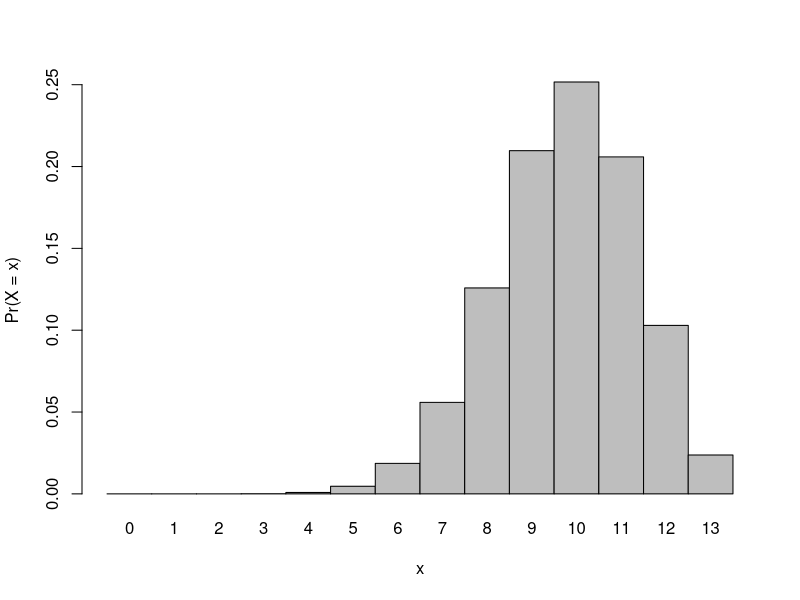
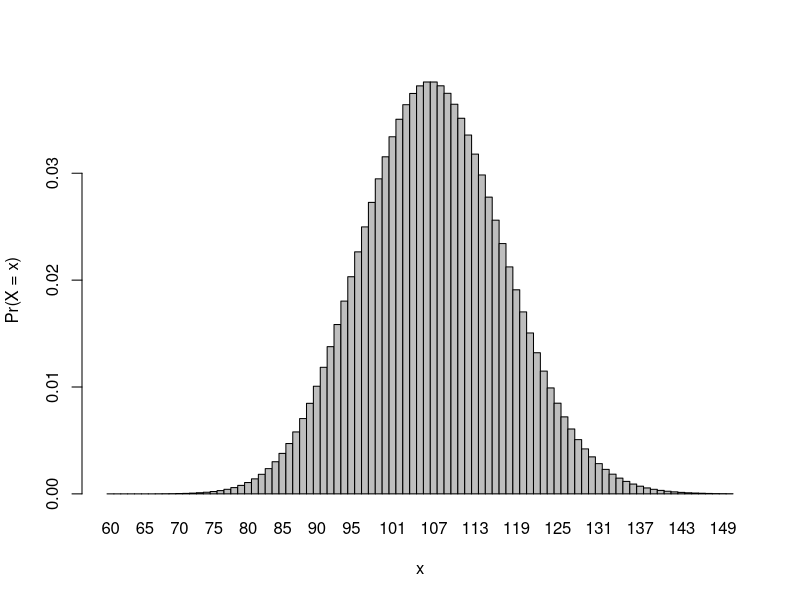
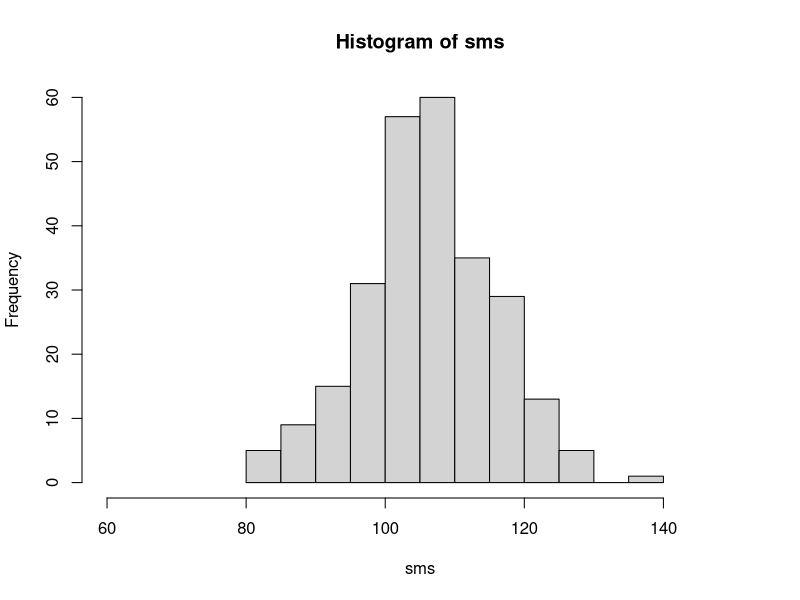
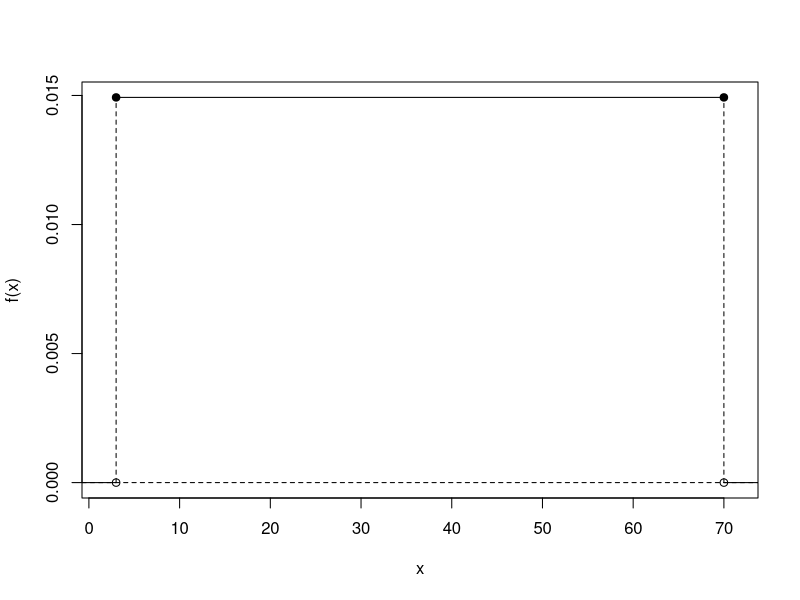
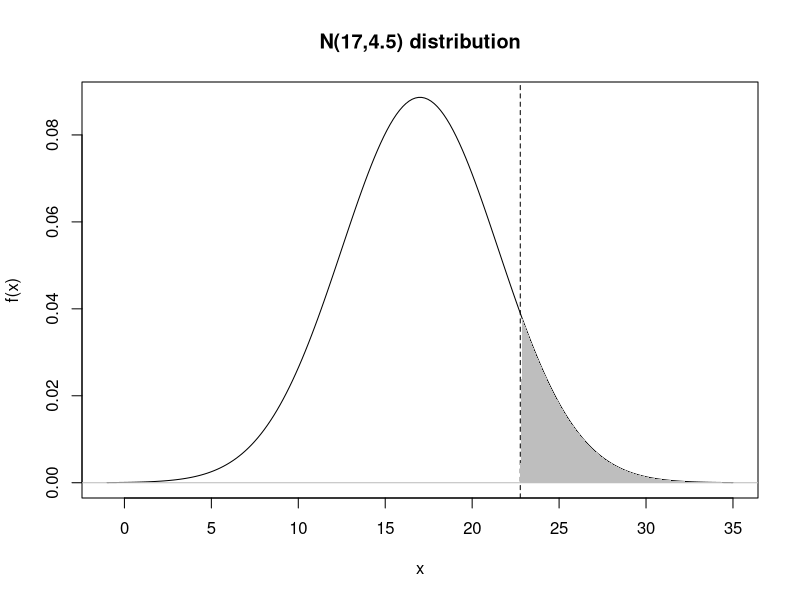
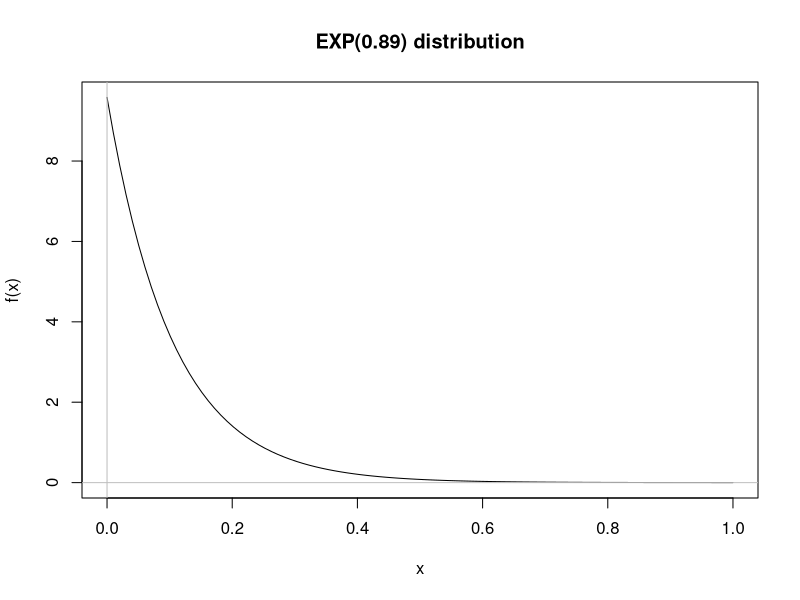
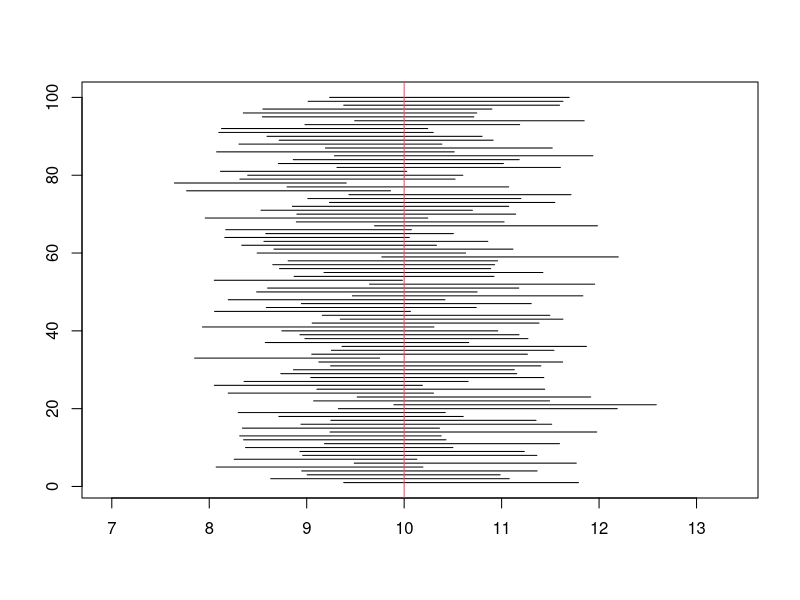
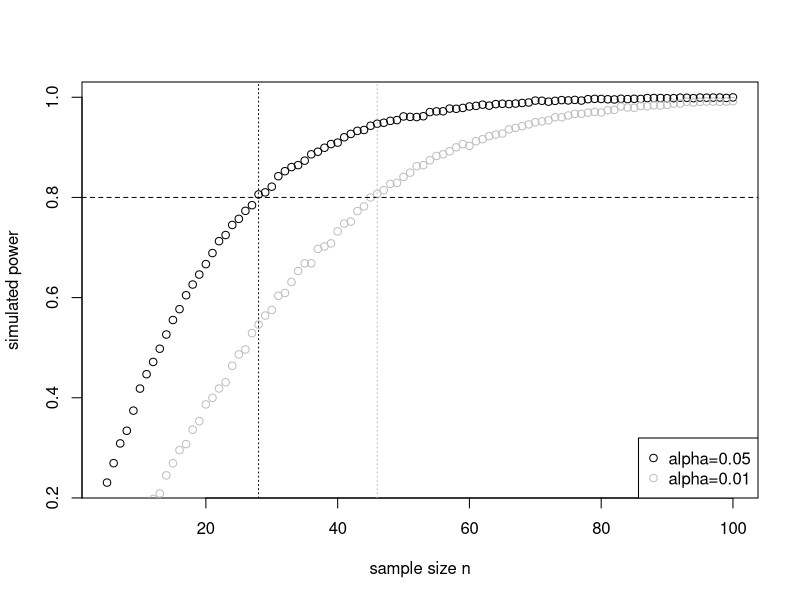

Generate these figures, in order, with R:
## ---- chunk 1
## Chapter 16 Exercise 16.1

# Question a
# 13 viewing platform, Probability = 75/100 or 0.75
Bdis<- dbinom(x=0:13,size=13,prob=0.75)
barplot(Bdis,names.arg=0:13,space=0,xlab="x",ylab="Pr(X = x)")
# Question b
#Probality to see birds at all times is Binomial dist
Bdis2<- dbinom(x=13,size=13,prob=0.75)
Bdis2
#Question c
#Probability of more than 9 is Pr(X>9), q = 9
1-pbinom(q=9,size=13,prob=0.75)
#Question d
# Probality of 8>=P<=11
# cumulative probality of d-function
sum(dbinom(x=8:11,size=13,prob=0.75))
# probalility using p-function q
pbinom(q=11,size=13,prob=0.75)-pbinom(q=7,size=13,prob=0.75)
#Question e
#Probality of cumulatively seeing less than 9
pbinom(q=8, size=13,prob=0.75)
#Question f
#Probability of 10 random visits
Visits <- rbinom(n= 10,size=13,prob=0.75)
Visits
#Question g
MnP <- 13*0.75
MnP
stndD <- sqrt(MnP*0.25)
stndD


## Exercise 16.2 

#Question a
1-ppois(q=100,lambda=107)
#Question b
dpois(x=0,lambda=107)
#Question c
#plotting 60<=x<=150
barplot(dpois(x=60:150,lambda=107),names.arg=60:150,space=0,xlab="x",ylab="Pr(X = x)")
#Question d
sms <- rpois(n=260,lambda=107)
hist(sms,xlim=c(60,150))

## Exercise 16.3
#min tree height 3, and max tree height 70
Treeh1 <- 3
Treeh2 <- 70
# Question a
punif(q=5.5,min=Treeh1,max=Treeh2)
#Question b
qunif(p=1-0.15,min=Treeh1,max=Treeh2)
#Question c
#mean of tree heights
mTree <- (Treeh1+Treeh2)/2 
mTree
# standard deviation
stdTrees <- sqrt((Treeh2-Treeh1)^2/12) 
stdTrees
#Question d
punif(mTree+0.5*stdTrees,Treeh1,Treeh2) - punif(mTree-0.5*stdTrees,Treeh1,Treeh2)
#Question e
dens <- dunif(mTree,Treeh1,Treeh2)
dens
plot(c(Treeh1,Treeh2),rep(dens,2),type="o",pch=19,xlim=c(Treeh1-1,Treeh2+1),ylim=c(0,dens),ylab="f(x)",xlab="x")
abline(h=0,lty=2)
segments(c(Treeh1-5,Treeh2+5,Treeh1,Treeh2),rep(0,4),rep(c(Treeh1,Treeh2),2),rep(c(0,dens),each=2),lty=rep(1:2,each=2))
points(c(Treeh1,Treeh2),c(0,0))
#Question f
simTreeh1 <- runif(n=10,min=Treeh1,max=Treeh2)
simTreeh1
quan1 <- quantile(x=simTreeh1,prob=1-0.15)
quan1
simTreeh2 <- runif(n=1000,min=Treeh1,max=Treeh2)
quan2 <- quantile(x=simTreeh2,prob=1-0.15)
quan2     
# In all, both estimates seem to be centered on the 'true' value from (b), but those based on simulation Tree1 (the smaller sample set) are more variable.

## Exercise 16.4
#Question a
m <- 17
stdv <- 4.5
# i
1-pnorm(20,m,stdv)
# ii
pnorm(10,m,stdv)-pnorm(5,m,stdv)
# iii
slw10 <- qnorm(1-0.1,m,stdv)
slw10
# iv
xvals <- seq(m-4*stdv,m+4*stdv,length=200)
f <- dnorm(xvals,m,stdv)
xsub <- xvals[xvals>=slw10]
fsub <- f[xvals>=slw10]
plot(xvals,f,type="l",main="N(17,4.5) distribution",xlab="x",ylab="f(x)")
abline(h=0,col="gray")
abline(v=slw10,lty=2)
polygon(rbind(c(slw10,0),cbind(xsub,fsub),c(max(xvals),0)),border=NA,col="gray")
# v
rnorm(10,m,stdv)
# Question b
m <- 10
stdv <- sqrt(2)
# i
pnorm(11,m,stdv)-pnorm(9.5,m,stdv)
# ii
standValue9.5 <- (9.5-m)/stdv
standValue9.5
standValue11 <- (11-m)/stdv
standValue11
pnorm(standValue11)-pnorm(standValue9.5)
# iii
shortest2.5 <- qnorm(0.025,m,stdv)
shortest2.5
# iv
(shortest2.5-m)/stdv

## Exercise 16.5 
#Question a
# i
lambda.d <- 3500/365.25
lambda.d
# ii
xvals <- seq(0,1,length=100)
plot(xvals,dexp(xvals,lambda.d),type="l",xlab="x",ylab="f(x)",main="EXP(0.89) distribution")
abline(h=0,col="gray")
abline(v=0,col="gray")
# iii
pexp(q=0.5/24,rate=lambda.d)
# iv
qexp(p=1-0.1,rate=lambda.d)*24
# Question b
# i
pexp(q=5,1/11)
# ii
pexp(q=6,1/9)
# iii
1-pexp(q=15,1/11)
1-pexp(q=15,1/9)
## ---- chunk 2
stndM <- 41.1
#Question a
StndE <- 11.3/sqrt(6)
StndE
# Question b
pnorm(55,mean=stndM,sd=StndE)-pnorm(45,mean=stndM,sd=StndE)
#Question c
pnorm(32.5,stndM,StndE)
#Question d
SurveyTeens<- 140*0.35
SurveyTeens
SamplingD<-140*(1-0.35) 
SamplingD
# Both are greater than 5 so, meaning using the normal distribution to represent the sampling distribution of the sample proportion works fine.
#Question e
1-pnorm(0.4,mean=0.35,sd=sqrt(0.35*0.65/140))
#Question f
qnorm(0.9,0.35,sqrt(0.35*0.65/140))
# Upper limit - tail above this value has probability 0.1
qnorm(0.1,0.35,sqrt(0.35*0.65/140)) 
# Lower limit - tail below this value has probability 0.1. Together, these two limits therefore mark of a central area under the curve of exactly 0.8.
#Question g
# Even though raw data are not normal, sample size is large (n>30 by rule-of-thumb). Standard deviation estimated from sample, so sampling distribution for the mean should be a t-distribution with 63-1=62 df.
stdE <- 34.51/sqrt(63)
stdE
#Question h
# i
1-pt((40-37.8)/stdE,df=62)
# ii
pt((30-37.8)/stdE,df=62)
# iii
pt((40-37.8)/stdE,df=62)-0.5

## Exercise 17.2

sprintM <- 14.22
stdD <- 2.9

# Question a
#90% confidence Interval 0.95
sprintM+c(-1,1)*qnorm(0.95)*stdD/sqrt(34)

# Question b
sprintM+c(-1,1)*qt(0.95,df=33)*stdD/sqrt(34) 

# Question c
Lhand <- 37/400
Lhand
Lhand+c(-1,1)*qnorm(0.995)*sqrt(Lhand*(1-Lhand)/400) 

# Question d
Lhand <- (37+11)/400
Lhand
Lhand+c(-1,1)*qnorm(0.995)*sqrt(Lhand*(1-Lhand)/400) 

# Question e
CImat <- matrix(NA,nrow=5000,ncol=3)
Size <- 300
lambda.e <- 0.1
M <- 1/lambda.e
for(i in 1:5000){
  samples <- rexp(Size,rate=lambda.e)
  sampleci <- mean(samples)+c(-1,1)*qt(0.975,Size-1)*sd(samples)/sqrt(Size)
  CImat[i,1:2] <- sampleci
  CImat[i,3] <- M>=sampleci[1] && M<=sampleci[2]
}
mean(CImat[,3])
# Question f
plot(CImat[1,1:2],c(1,1),xlim=range(CImat[,1:2]),ylim=c(1,100),type="l",xlab="",ylab="")
for(i in 2:100){
  lines(CImat[i,1:2],c(i,i))
}
abline(v=M,col=2)
## ---- chunk 3

#Question a
# H0: mu = 3.5; HA: mu != 3.5 (two-sided test)
Hstat <- (3.97-3.5)/(2.21/sqrt(73))
Hstat
pt(-Hstat,df=72)+(1-pt(Hstat,df=72))
# p-value is around 0.073, this is > than alpha=0.05, therefore insufficient evidence to reject the null hypothesis. There is no evidence that the true mean cat weight is different to 3.5.
# Question b
# H0: mu = 4.3; HA: mu > 4.3 (one-sided test)
data("quakes")
Result<- t.test(quakes$mag,mu=4.3,alternative="greater",conf.level=0.99)
Result
# p-value very small; strong evidence to reject the null. There is evidence to suggest that the true mean magnitude is greater than 4.3.
#Question c
MQ<-mean(quakes$mag)+c(-1,1)*qt(0.995,df=999)*sd(quakes$mag)/sqrt(1000)
MQ

## Exercise 18.2 
# Question a
library("MASS")
?anorexia
Resul<- t.test(anorexia[,3],anorexia[,2],alternative="greater",paired=TRUE)
Resul
# From the followng p-value ~0.0023. Less than 0.05; some evidence to reject H0. No evidence to suggest that the mean post-weight is greater than the mean pre-weight.
# Question b
# conducting three seperate hypothesis
H1 <- t.test(anorexia[anorexia$Treat=="Cont",3],anorexia[anorexia$Treat=="Cont",2],alternative="greater",paired=TRUE)
H1
H2<- t.test(anorexia[anorexia$Treat=="CBT",3],anorexia[anorexia$Treat=="CBT",2],alternative="greater",paired=TRUE)
H2
H3<- t.test(anorexia[anorexia$Treat=="FT",3],anorexia[anorexia$Treat=="FT",2],alternative="greater",paired=TRUE)
H3
# From the results of H1, H2 and H3 there is no statistical evidence to reject the claim that there is no difference between the pre- and post-weight means in the control group, although there is mild evidence to reject at the 5% level for the CBL treatment, and strong evidence to reject in favor of HA for the FT treatment. It appears that the FT treatment is the most effective based on these data.
# Question c
data("PlantGrowth")
?PlantGrowth
controlGroup <- PlantGrowth$weight[PlantGrowth$group=="ctrl"]
controlGroup
treatedGroup <- PlantGrowth$weight[PlantGrowth$group!="ctrl"]
treatedGroup
# H0: mu_control - mu_treated = 0; HA: mu_control - mu_treated < 0
max(c(sd(controlGroup),sd(treatedGroup)))/min(c(sd(controlGroup),sd(treatedGroup)))
# Ratio of (large sd) / (small sd) is less than 2 so use pooled variance according to rule-of-thumb.
# Question d
ResG <- t.test(x=controlGroup,y=treatedGroup,alternative="less",var.equal=TRUE)
ResG
# Large p-value ~0.41. There is no evidence to reject H0. There is insufficient evidence to conclude that the mean treated weight is more than the mean untreated weight.
# Question e
# A wrapper function
test <- function(x,y,paired=FALSE,var.equal=FALSE,...){	
  if(!paired){
    stdX <- sd(x)
    stdY <- sd(y)
    big <- max(c(stdX,stdY))
    small <- min(c(sdX,sdY))
    var.equal <- (big/small)<2
  }
  return(t.test(x=x,y=y,paired=paired,var.equal=var.equal,...))
}
# Question f
# Snack Packet Example 1
snacks <- c(87.7,80.01,77.28,78.76,81.52,74.2,80.71,79.5,77.87,81.94,80.7,82.32,
            75.78,80.19,83.91,79.4,77.52,77.62,81.4,74.89,82.95,73.59,77.92,77.18,
            79.83,81.23,79.28,78.44,79.01,80.47,76.23,78.89,77.14,69.94,78.54,79.7,
            82.45,77.29,75.52,77.21,75.99,81.94,80.41,77.7)
snacks2 <- c(80.22,79.73,81.1,78.76,82.03,81.66,80.97,81.32,80.12,78.98,79.21,
             81.48,79.86,81.06,77.96,80.73,80.34,80.01,81.82,79.3,79.08,79.47,
             78.98,80.87,82.24,77.22,80.03,79.2,80.95,79.17,81)
SnackResult<- t.test(x=snacks2,y=snacks,alternative="greater",conf.level=0.9)
SnackResult
# IQ scores between men and women  Example 2
men <- c(102,87,101,96,107,101,91,85,108,67,85,82)
women <- c(73,81,111,109,143,95,92,120,93,89,119,79,90,126,62,92,77,106,105,111)
TestResult<- t.test(x=men,y=women,alternative="two.sided",conf.level=0.95)
TestResult
# Drug Efficacy to reduce heart rate Example 3
rate.before <- c(52,66,89,87,89,72,66,65,49,62,70,52,75,63,65,61) 
rate.after <- c(51,66,71,73,70,68,60,51,40,57,65,53,64,56,60,59) 
t.test(x=rate.after,y=rate.before,alternative="less",paired=TRUE,conf.level=0.95)

## Exercise 18.3 

# Question a
# H0: p=0.9; HA: p<0.9
Num <- 89
Rsult<- Num*0.9
Rsult
Rsult2<-Num*0.1
Rsult2
# Both np and n(p-1) > 5 so OK to continue with normal distribution according to the rule-of-thumb.
# Question b
pstat <- 71/Num
pstat
R <- (pstat-0.9)/(sqrt(0.9*0.1/Num))
R
pnorm(R)
prop.test(x=71,n=Num,p=0.9,alternative="less",conf.level=0.9,correct=FALSE)
# p-value very small; less than 0.1. There is evidence to reject H0 and conclude the true proportion of women who would recommend in samples of size 89 is less than 0.9.
# Question c
pstat+c(-1,1)*qnorm(0.95)*sqrt(pstat*(1-pstat)/Num)
# Question d
x1 <- 97
Num1 <- 445
pstat1 <- x1/Num1
pstat1
x2 <- 90
Num2 <- 419
pstat2 <- x2/Num2
pstat2
p.star <- (x1+x2)/(Num1+Num2)
p.star
Z <- (pstat2-pstat1)/sqrt(p.star*(1-p.star)*(1/Num1+1/Num2))
Z
Result<- 2*pnorm(Z)
Result
# p-value is very large; much greater than 0.05. No evidence to reject H0. Retain H0 and conclude there is no evidence to suggest the proportion of citizens who support decriminalization varies between the two states.
# Question e
(pstat2-pstat1)+c(-1,1)*qnorm(0.975)*sqrt(p.star*(1-p.star)*(1/Num1+1/Num2))
# We are 95% confident that the true difference in the proportion of support between State 2 and State 1 lies somewhere between -0.058 and 0.051. CI includes zero; reflects the same result as the hypothesis (no evidence of a difference).
# Question f
Z.test <- function(p1,n1,p2=NULL,n2=NULL,p0,alternative="two.sided",conf.level=0.95){
  if(is.null(p2)||is.null(n2)){
    cat("One-sample Z-test.\n")
    if(p1*n1<=5||n1*(1-p1)<=5){
      warning("Normal distribution may not be valid; np or n(1-p) <= 5 detected.")
    }
    Z <- (p1-p0)/sqrt(p0*(1-p0)/n1)
    CI <- (p1)+c(-1,1)*qnorm(conf.level+(1-conf.level)/2)*sqrt(p0*(1-p0)/n1)
  } else {
    cat("Two-sample Z-test.\n")
    if(p1*n1<=5||n1*(1-p1)<=5||p2*n2<=5||n2*(1-p2)<=5){
      warning("Normal distribution may not be valid; np or n(1-p) <= 5 detected.")
    }
    p.star <- (p1*n1+p2*n2)/(n1+n2)
    Z <- (p1-p2-p0)/sqrt(p.star*(1-p.star)*(1/n1+1/n2))
    CI <- sort((p1-p2)+c(-1,1)*qnorm(conf.level+(1-conf.level)/2)*sqrt(p.star*(1-p.star)*(1/n1+1/n2)))
  }
  
  P <- pnorm(Z)
  if(alternative=="greater"){
    P <- 1-P
  } else if(alternative=="two.sided"){
    if(Z<0){
      P <- 2*P
    } else {
      P <- 2*(1-P)
    }
  }
  return(list(Z=Z,P=P,CI=CI))
}
# Question g
# Sick People Example 1
sick <- c(0,0,1,1,0,0,0,0,0,1,0,0,0,0,0,0,0,0,1,0,0,0,1,1,1,0,0,0,1)
Z.test(p1=mean(sick),n1=length(sick),p0=0.2,alternative="two.sided",conf.level=0.95)
# Psychology and Geography studentsExample 2
Psych.x1 <- 180
Psych.n1 <- 233
p.hat1 <- Psych.x1/Psych.n1
Geo.x2 <- 175
Geo.n2 <- 197
p.hat2 <- Geo.x2/Geo.n2
Result<-Z.test(p.hat2,Geo.n2,p.hat1,Psych.n1,p0=0,alternative="greater",conf.level=0.95)
Result
# ...or you could flip the order of differencing and use alternative="less"
# Question h
WarningMess<- Z.test(p1=0.11,n1=10,p0=0.1)
WarningMess
## Exercise 18.4 
# Question a
#H0: No relationship between hair and eye color; HA: There is a relationship.
data("HairEyeColor")
?HairEyeColor
TestofInd<- chisq.test(x=HairEyeColor[,,1]+HairEyeColor[,,2])
TestofInd
# Very small P-value. Very strong evidence against the null. Reject H0 and conclude there does appear to be a relationship between hair and eye color of statistics students.
# Question b
#H0: p1=p2=p3=1/3; HA: H0 is incorrect
library("car")
data("Duncan")
?Duncan
jobtype <- Duncan$type
jobtype
jobtype.tab <- table(jobtype)
jobtype.tab
chisq.test(jobtype.tab)
# i With a significance level of 0.05 and a p-value of 0.015, there is weak evidence to reject H0 and we therefore conclude that the three job types do not appear to be unifomly represented in the data set.
# ii With a significance level of 0.01 and a P-value of 0.015, there is no evidence to reject H0 and we therefore conclude that the three job types appear to be unifomly represented in the data set. 


## Exercise 18.5 

# Question a
typeI.mean <- function(mu0,sigma,n,alpha,test="two.sided",ITERATIONS=10000){
  tstats <- rep(NA,ITERATIONS)
  for(i in 1:ITERATIONS){
    temporary.sample <- rnorm(n=n,mean=mu0,sd=sigma)
    temporary.mean <- mean(temporary.sample)
    temporary.sd <- sd(temporary.sample)
    tstats[i] <- (temporary.mean-mu0)/(temporary.sd/sqrt(n))
  }
  pvals <- pt(tstats,df=n-1)
  if(test=="less"){
    return(mean(pvals<alpha))
  } else if(test=="greater"){
    return(mean((1-pvals)<alpha))
  } else if(test=="two.sided"){
    result <- pvals
    result[tstats>0] <- 1-pvals[tstats>0]
    return(mean(result<alpha/2))
  } else {
    stop("'test' argument not recognised")
  }
}
# i
typeI.mean(mu0=0,sigma=1,n=40,alpha=0.05,test="less")
typeI.mean(mu0=0,sigma=1,n=40,alpha=0.05,test="greater")
typeI.mean(mu0=0,sigma=1,n=40,alpha=0.05,test="two.sided")
# ii
typeI.mean(mu0=-4,sigma=0.3,n=60,alpha=0.01,test="less")
typeI.mean(mu0=-4,sigma=0.3,n=60,alpha=0.01,test="greater")
typeI.mean(mu0=-4,sigma=0.3,n=60,alpha=0.01,test="two.sided")
# Question b
typeII.mean <- function(mu0,muA,sigma,n,alpha,test="two.sided",ITERATIONS=10000){
  tstats <- rep(NA,ITERATIONS)
  for(i in 1:ITERATIONS){
    temporary.sample <- rnorm(n=n,mean=muA,sd=sigma)
    temporary.mean <- mean(temporary.sample)
    temporary.sd <- sd(temporary.sample)
    tstats[i] <- (temporary.mean-mu0)/(temporary.sd/sqrt(n))
  }
  pvals <- pt(tstats,df=n-1)
  if(test=="less"){
    return(mean(pvals>=alpha))
  } else if(test=="greater"){
    return(mean((1-pvals)>=alpha))
  } else if(test=="two.sided"){
    result <- pvals
    result[tstats>0] <- 1-pvals[tstats>0]
    return(mean(result>=alpha/2))
  } else {
    stop("'test' argument not recognised")
  }
}
# i
typeII.mean(mu0=-3.2,muA=-3.3,sigma=0.1,n=25,alpha=0.05,test="two.sided")
# ii
typeII.mean(mu0=8994,muA=5600,sigma=3888,n=9,alpha=0.01,test="less")
# iii 
typeII.mean(mu0=0.44,muA=0.4,sigma=2.4,n=68,alpha=0.05,test="greater")


## Exercise 18.6

# Question a
power.mean <- function(nvec,...){
  nlen <- length(nvec)
  result <- rep(NA,nlen)
  pbar <- txtProgressBar(min=0,max=nlen,style=3)
  for(i in 1:nlen){
    result[i] <- 1-typeII.mean(n=nvec[i],...)
    setTxtProgressBar(pbar,i)
  }
  close(pbar)
  return(result)
}
# i
power.mean(nvec=50,mu0=10,muA=10.5,sigma=0.9,alpha=0.01,test="two.sided")
# ii
power.mean(nvec=44,mu0=80,muA=78.5,sigma=3.1,alpha=0.05,test="less") #Yes, seems statistically powerful.
power.mean(nvec=44,mu0=80,muA=78.5,sigma=3.1,alpha=0.01,test="less") #No, power appears less than 80%, but only just...
# Question b
sample.sizes <- 5:100
pow <- power.mean(nvec=sample.sizes,mu0=80,muA=78.5,sigma=3.1,alpha=0.05,test="less")
minimum.n <- sample.sizes[min(which(pow>=0.8))]
minimum.n
pow2 <- power.mean(nvec=sample.sizes,mu0=80,muA=78.5,sigma=3.1,alpha=0.01,test="less")
minimum.n2 <- sample.sizes[min(which(pow2>=0.8))]
minimum.n2
plot(sample.sizes,pow,xlab="sample size n",ylab="simulated power")
points(sample.sizes,pow2,col="grey")
abline(h=0.8,lty=2)
abline(v=c(minimum.n,minimum.n2),lty=3,col=c("black","grey"))
legend("bottomright",legend=c("alpha=0.05","alpha=0.01"),col=c("black","grey"),pch=1)
